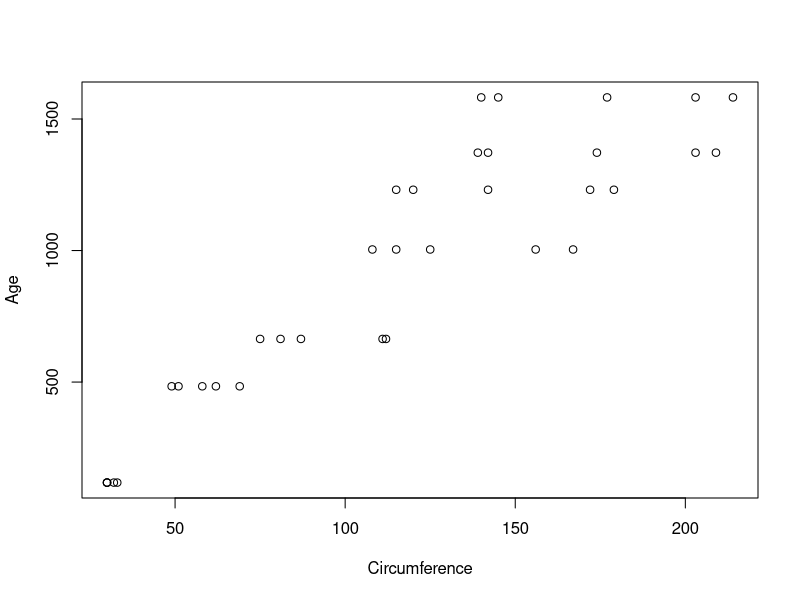
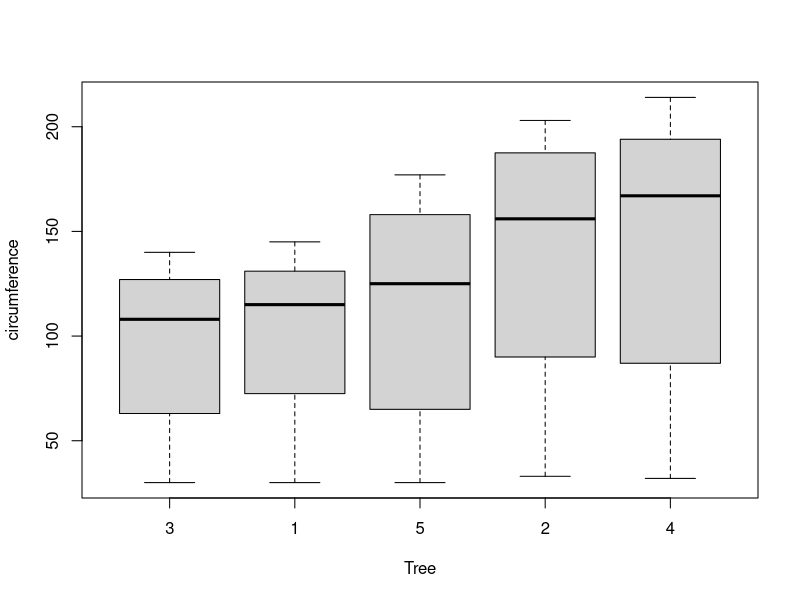

Write R code to recreate these figures, in order.
## ---- chunk 1
# create a new data set with all the samme information as Orange
data1 <- Orange  

#Reorder the Tree size factor to 1, 2, 3, 4, 5
data1$Tree <- factor(data1$Tree, levels(data1$Tree)[c(2,4,1,5,3)])

#Create a function to print just the mean and median of the circumference
myFun <- function(x) {
  c(mean = mean(x), median = median(x))
}

#run the function and format it for a pretty display
cbind(Tree_Size = unique(data1$Tree),do.call(rbind, tapply(data1$circumference, data1$Tree, myFun)))
## ---- chunk 2
plot(data1$circumference, data1$age, xlab = "Circumference", ylab = "Age")
print("\n") #used for formatting of the line.
## ---- chunk 3
#Reorder the Tree size factor to 3, 1, 5, 2, 4
data1$Tree <- factor(data1$Tree, levels(data1$Tree)[c(3,1,5,2,4)])

#plot the temp data set circumference vs Tree
boxplot(circumference ~ Tree, data = data1)
